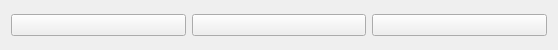
<?xml version="1.0" encoding="UTF-8"?>
<ui version="4.0">
 <class>CustomTitleBar</class>
 <widget class="QWidget" name="CustomTitleBar">
  <property name="geometry">
   <rect>
    <x>0</x>
    <y>0</y>
    <width>558</width>
    <height>50</height>
   </rect>
  </property>
  <property name="sizePolicy">
   <sizepolicy hsizetype="Preferred" vsizetype="Fixed">
    <horstretch>0</horstretch>
    <verstretch>0</verstretch>
   </sizepolicy>
  </property>
  <property name="maximumSize">
   <size>
    <width>16777215</width>
    <height>50</height>
   </size>
  </property>
  <property name="windowTitle">
   <string>Form</string>
  </property>
  <property name="styleSheet">
   <string notr="true">QTabBar::tab {
    background: rgb(75, 72, 71);
    color: white;
}

</string>
  </property>
  <layout class="QHBoxLayout" name="horizontalLayout">
   <item>
    <layout class="QHBoxLayout" name="topBarLayout"/>
   </item>
   <item>
    <widget class="QPushButton" name="minimizeButton">
     <property name="icon">
      <iconset resource="resource.qrc">
       <normaloff>:/resource/img/minimize.png</normaloff>:/resource/img/minimize.png</iconset>
     </property>
    </widget>
   </item>
   <item>
    <widget class="QPushButton" name="maximizeButton">
     <property name="icon">
      <iconset resource="resource.qrc">
       <normaloff>:/resource/img/maximize.png</normaloff>:/resource/img/maximize.png</iconset>
     </property>
    </widget>
   </item>
   <item>
    <widget class="QPushButton" name="closeButton">
     <property name="icon">
      <iconset resource="resource.qrc">
       <normaloff>:/resource/img/close.png</normaloff>:/resource/img/close.png</iconset>
     </property>
    </widget>
   </item>
  </layout>
 </widget>
 <resources>
  <include location="resource.qrc"/>
 </resources>
 <connections/>
</ui>
